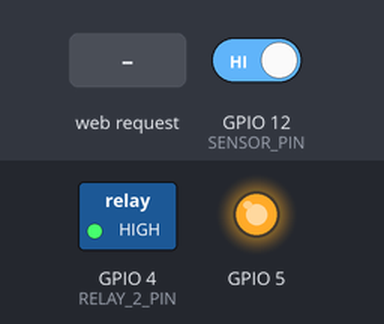
The sketch below on a simulated ESP8266 (NodeMCU). Parts: switched loads named in the sketch (green lamp = pin HIGH), output pins drawn as LEDs (lit = HIGH). Inputs (shaded band) come from the test bench; at power-on: GPIO 12 (SENSOR_PIN) HIGH. WiFi joins after 1.5 s; servers stay silent unless stated; what the sketch prints to the serial monitor is not drawn.

Above: at 2.7 s.
2.8 s: HTTP request GET /start received
At 3.4 s:
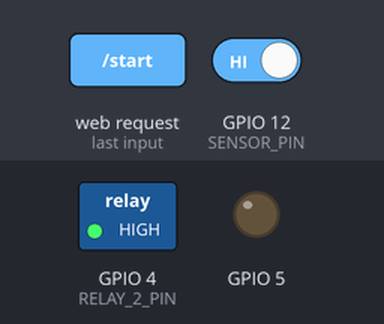
4.3 s: GPIO 12 (SENSOR_PIN) driven LOW
At 5.9 s:
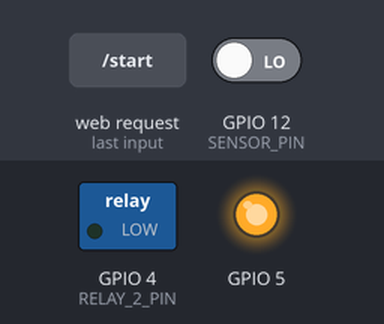
7.3 s: HTTP request GET /stop received
At 11.4 s:
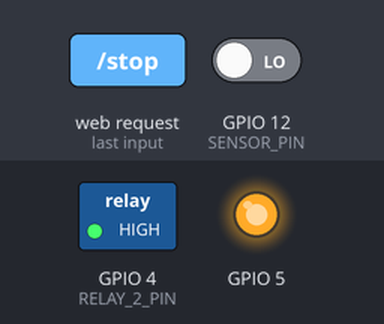
Timing chart, 0 to 12.9 s (numbered marks = the images above; inputs shaded):
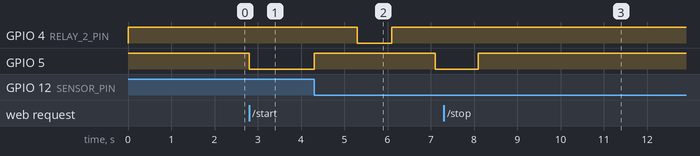

Measured:
- after the input at 2.8 s, GPIO 5: HIGH → LOW at once
- after the input at 4.3 s, GPIO 4 (RELAY_2_PIN): HIGH → LOW after 1.0 s, → HIGH 0.80 s later; GPIO 5: LOW → HIGH at once, → LOW 2.8 s later
- after the input at 7.3 s, GPIO 4 (RELAY_2_PIN): stays HIGH (without the input it goes to LOW after 3.8 s); GPIO 5: goes on until 8.1 s, then stays HIGH

The sketch:

ESTERIAMICRO.ino
```cpp
#include <ESP8266WiFi.h>
#include <DHT.h>
#include <ESP8266WebServer.h>

// Definições dos pinos
#define RELAY_1_PIN D15     // Pino do Relé 1 (motor da esteira)
#define RELAY_2_PIN 4       // Pino do Relé 2 (bomba de água)
#define SENSOR_PIN 12       // Pino do sensor óptico

// Definições do Wi-Fi
const char* ssid = "JARDEL";        // Nome da rede Wi-Fi (SSID)
const char* password = "23071996";  // Senha da rede Wi-Fi

ESP8266WebServer server(80);         // Servidor Web na porta 80

bool esteiraAtiva = false;   // Estado da esteira
int garrafasContadas = 0;    // Contagem das garrafas

// Função para iniciar a esteira
void startEsteira() {
    digitalWrite(RELAY_1_PIN, LOW);  // Ativa o motor (Relé 1) - Nível baixo, se necessário
    esteiraAtiva = true;
    garrafasContadas = 0;  // Reseta a contagem de garrafas
    Serial.println("Esteira iniciada");
}

// Função para parar a esteira
void stopEsteira() {
    digitalWrite(RELAY_1_PIN, HIGH);  // Desativa o motor (Relé 1) - Nível alto
    digitalWrite(RELAY_2_PIN, HIGH);  // Desativa a bomba (Relé 2) - Nível alto
    esteiraAtiva = false;
    Serial.println("Esteira parada");
}

// Função para controlar a bomba de água
void acionarBomba() {
    digitalWrite(RELAY_2_PIN, LOW);   // Liga a bomba (Relé 2) - Nível baixo
    delay(800);                       // Mantém a bomba ligada por 1 segundo
    digitalWrite(RELAY_2_PIN, HIGH);    // Desliga a bomba (Relé 2) - Nível alto
}

// Função para ler o sensor óptico
void contarGarrafa() {
    if (digitalRead(SENSOR_PIN) == LOW) {  // Quando o sensor detecta uma garrafa
        garrafasContadas++;
        Serial.print("Garrafa detectada: ");
        Serial.println(garrafasContadas);

        // Quando uma garrafa é detectada, a esteira para por 1 segundo
        digitalWrite(RELAY_1_PIN, HIGH); // Desativa o motor
        delay(1000);                    // Espera 1 segundo
        acionarBomba();                 // Aciona a bomba para encher a garrafa
        delay(1000);                    // Espera 1 segundo para encher
        digitalWrite(RELAY_1_PIN, LOW); // Reativa o motor da esteira
        delay(1000);
        digitalWrite(RELAY_1_PIN, HIGH);
        delay(2000);
        digitalWrite(RELAY_1_PIN, LOW);
    }
}

// Função para a página principal
void handleRoot() {
    String message = "<html><body><h1>Controle da Esteira</h1>";
    message += "<button onclick=\"fetch('/start').then(response => response.text()).then(alert)\">Iniciar Esteira</button><br>";
    message += "<button onclick=\"fetch('/stop').then(response => response.text()).then(alert)\">Parar Esteira</button><br>";
    message += "<h2>Garrafas Contadas: " + String(garrafasContadas) + "</h2>";
    message += "<h3>Estado da Esteira: " + String(esteiraAtiva ? "Ativa" : "Inativa") + "</h3>";
    message += "</body></html>";
    server.send(200, "text/html", message);
}

// Função para quando o comando start for acionado via Node-RED ou navegador
void handleStart() {
    startEsteira();
    server.send(200, "text/plain", "Esteira Iniciada");
}

// Função para quando o comando stop for acionado via Node-RED ou navegador
void handleStop() {
    stopEsteira();
    server.send(200, "text/plain", "Esteira Parada");
}

// Função para retornar a quantidade de garrafas contadas
void handleGarrafas() {
    String garrafas = String(garrafasContadas);  // Converte a contagem de garrafas para String
    String response = "{\"garrafas\":" + garrafas + "}";  // Resposta em formato JSON
    server.send(200, "application/json", response);    // Envia a quantidade de garrafas para o Node-RED
}

// Função para retornar o estado da esteira
void handleEstadoEsteira() {
    String estado = esteiraAtiva ? "Ativa" : "Inativa";  // Verifica o estado da esteira
    String response = "{\"estado\":\"" + estado + "\"}";  // Resposta em formato JSON
    server.send(200, "application/json", response);    // Envia o estado da esteira para o Node-RED
}

void setup() {
    Serial.begin(9600);  // Inicializa a comunicação serial
    pinMode(RELAY_1_PIN, OUTPUT);
    pinMode(RELAY_2_PIN, OUTPUT);
    pinMode(SENSOR_PIN, INPUT_PULLUP);  // Sensor óptico conectado ao pino

    // Garante que os relés não acionem ao iniciar
    digitalWrite(RELAY_1_PIN, HIGH);  // Desativa o motor (Relé 1)
    digitalWrite(RELAY_2_PIN, HIGH);  // Desativa a bomba (Relé 2)

    // Conecta ao Wi-Fi
    WiFi.begin(ssid, password);
    while (WiFi.status() != WL_CONNECTED) {
        delay(500);
        Serial.print(".");
    }
    Serial.println("Conectado ao Wi-Fi!");
    Serial.print("IP: ");
    Serial.println(WiFi.localIP());

    // Define as rotas do servidor web
    server.on("/", handleRoot);    // Página principal
    server.on("/start", handleStart); // Comando para iniciar a esteira
    server.on("/stop", handleStop);   // Comando para parar a esteira
    server.on("/garrafas", handleGarrafas); // Rota para enviar a contagem de garrafas
    server.on("/estadoEsteira", handleEstadoEsteira); // Rota para enviar o estado da esteira

    // Inicia o servidor
    server.begin();
    Serial.println("Servidor HTTP iniciado");
}

void loop() {
    server.handleClient();  // Processa as requisições do servidor
    if (esteiraAtiva) {
        contarGarrafa();  // Verifica se uma garrafa foi detectada
    }
}
```
